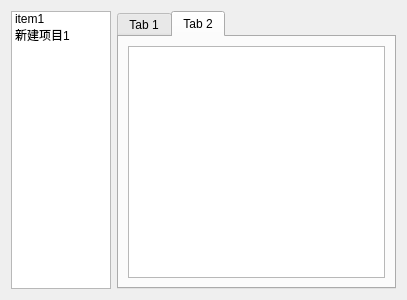
<?xml version="1.0" encoding="UTF-8"?>
<ui version="4.0">
 <class>Form</class>
 <widget class="QWidget" name="Form">
  <property name="geometry">
   <rect>
    <x>0</x>
    <y>0</y>
    <width>407</width>
    <height>300</height>
   </rect>
  </property>
  <property name="windowTitle">
   <string>Form</string>
  </property>
  <layout class="QHBoxLayout" name="horizontalLayout">
   <item>
    <widget class="QListWidget" name="listWidget">
     <property name="maximumSize">
      <size>
       <width>100</width>
       <height>16777215</height>
      </size>
     </property>
     <item>
      <property name="text">
       <string>item1</string>
      </property>
     </item>
     <item>
      <property name="text">
       <string>新建项目1</string>
      </property>
     </item>
    </widget>
   </item>
   <item>
    <widget class="QTabWidget" name="tabWidget">
     <property name="currentIndex">
      <number>1</number>
     </property>
     <widget class="QWidget" name="tab_3">
      <attribute name="title">
       <string>Tab 1</string>
      </attribute>
      <layout class="QGridLayout" name="gridLayout">
       <item row="0" column="0">
        <widget class="QLabel" name="label">
         <property name="text">
          <string>TextLabel</string>
         </property>
        </widget>
       </item>
       <item row="0" column="1">
        <widget class="QLineEdit" name="lineEdit"/>
       </item>
       <item row="1" column="0" colspan="2">
        <widget class="QTextEdit" name="textEdit"/>
       </item>
      </layout>
     </widget>
     <widget class="QWidget" name="tab_4">
      <attribute name="title">
       <string>Tab 2</string>
      </attribute>
      <layout class="QVBoxLayout" name="verticalLayout">
       <item>
        <widget class="QTextEdit" name="textEdit_2"/>
       </item>
      </layout>
     </widget>
    </widget>
   </item>
  </layout>
 </widget>
 <resources/>
 <connections/>
</ui>
